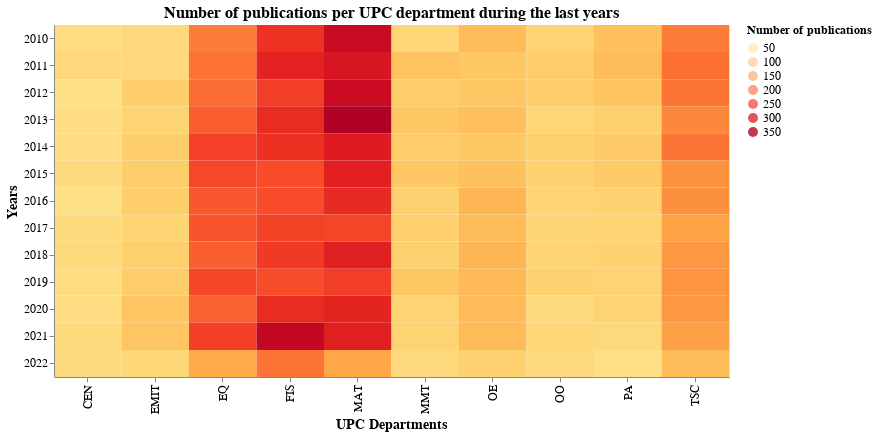

The notebook cell saved with this chart:
### Markdown cell above
Now we add text to cells to make the information clearer and make an exact comparison, so we do not put it on the tooltip.

### Code cell
base = alt.Chart(df1_complete).mark_rect().encode(
    x = alt.X('DEPARTAMENT UPC ACRO', title='UPC Departments', axis = alt.Axis (labelFontSize=12, titleFontSize = 14)),
    y = alt.Y('ANYS:O', title='Years', axis = alt.Axis (labelFontSize=12, titleFontSize = 14)),
).properties (
        title = alt.TitleParams("Number of publications per UPC department during the last years",fontSize=16),
        width = 675,
        height = 352
)

chart = base.encode(
    color = alt.condition(click1, alt.Color('PUBLICACIONS:Q',
              title = 'Number of publications',
              scale = alt.Scale(scheme='yelloworangered'), legend = alt.Legend(titleFontSize = 12, labelFontSize=12)), alt.value('grey')),
    opacity = alt.condition(click1, alt.value(1), alt.Opacity('PUBLICACIONS:Q', legend=None)),
    )

overlay = base.encode(
    x = alt.X('DEPARTAMENT UPC ACRO:N'),
    y = alt.Y('ANYS:O'),
    tooltip = [alt.Tooltip('DEPARTAMENT UPC'), alt.Tooltip('Mean publications per year'), alt.Tooltip('Max publications'),
            alt.Tooltip('Min publications'), alt.Tooltip('Year max publications'),alt.Tooltip('Year min publications')],
    opacity = alt.value(0),
)

# Configure text
text = alt.Chart(df1_complete).mark_text(baseline='middle').encode(
    x = alt.X('DEPARTAMENT UPC ACRO:N'),
    y = alt.Y('ANYS:O'),
    text = 'PUBLICACIONS:Q',
    color = alt.value ("black"),
    opacity = alt.condition(click2, alt.value(1),alt.value(0))
)

heatmap = chart + text

heatmap = heatmap.add_selection(click1).add_selection(click2)

vis1 = heatmap+overlay

vis1.interactive()

### Figure 1 — Vega-Lite specification as saved in the notebook (floating-point values rounded to 4 significant figures; data arrays with more than 128 entries replaced by an {"elided": "..."} marker saying what was removed)
{"config": {"view": {"continuousWidth": 400, "continuousHeight": 300}}, "layer": [{"mark": "rect", "encoding": {"color": {"condition": {"field": "PUBLICACIONS", "legend": {"labelFontSize": 12, "titleFontSize": 12}, "scale": {"scheme": "yelloworangered"}, "title": "Number of publications", "type": "quantitative", "selection": "selector001"}, "value": "grey"}, "opacity": {"condition": {"value": 1, "selection": "selector001"}, "field": "PUBLICACIONS", "legend": null, "type": "quantitative"}, "x": {"axis": {"labelFontSize": 12, "titleFontSize": 14}, "field": "DEPARTAMENT UPC ACRO", "title": "UPC Departments", "type": "nominal"}, "y": {"axis": {"labelFontSize": 12, "titleFontSize": 14}, "field": "ANYS", "title": "Years", "type": "ordinal"}}, "height": 352, "selection": {"selector001": {"type": "multi", "fields": ["DEPARTAMENT UPC ACRO"]}, "selector002": {"type": "multi", "fields": ["DEPARTAMENT UPC ACRO"], "empty": "none"}, "selector007": {"type": "interval", "bind": "scales", "encodings": ["x", "y"]}}, "title": {"text": "Number of publications per UPC department during the last years", "fontSize": 16}, "width": 675}, {"mark": {"type": "text", "baseline": "middle"}, "encoding": {"color": {"value": "black"}, "opacity": {"condition": {"value": 1, "selection": "selector002"}, "value": 0}, "text": {"field": "PUBLICACIONS", "type": "quantitative"}, "x": {"field": "DEPARTAMENT UPC ACRO", "type": "nominal"}, "y": {"field": "ANYS", "type": "ordinal"}}}, {"mark": "rect", "encoding": {"opacity": {"value": 0}, "tooltip": [{"field": "DEPARTAMENT UPC", "type": "nominal"}, {"field": "Mean publications per year", "type": "quantitative"}, {"field": "Max publications", "type": "quantitative"}, {"field": "Min publications", "type": "quantitative"}, {"field": "Year max publications", "type": "nominal"}, {"field": "Year min publications", "type": "nominal"}], "x": {"field": "DEPARTAMENT UPC ACRO", "type": "nominal"}, "y": {"field": "ANYS", "type": "ordinal"}}, "height": 352, "title": {"text": "Number of publications per UPC department during the last years", "fontSize": 16}, "width": 675}], "data": {"name": "data-15fc166f4607b9f53dc86e38c575c4a2"}, "$schema": "https://vega.github.io/schema/vega-lite/v4.17.0.json", "datasets": {"data-15fc166f4607b9f53dc86e38c575c4a2": {"elided": "130 records"}}}
